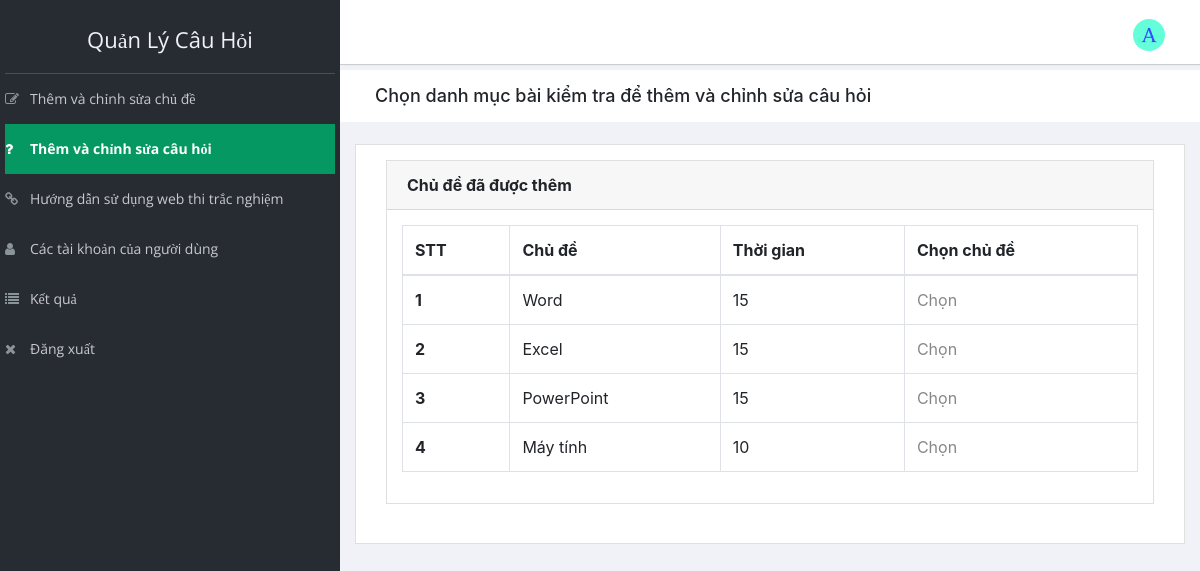
/admin/add_edit_exam_quest.php (signed in), run on the app's committed database.
### tables this page shows
CREATE TABLE `exam_category` (
  `id` int(5) NOT NULL,
  `category` varchar(100) NOT NULL,
  `exam_time_in_minutes` varchar(5) NOT NULL,
  `logo` varchar(200) NOT NULL
);

### admin/add_edit_exam_quest.php (the view, shortened to what this page needs)
<?php
include "header_add_edit_exam_quest.php";
include "../connection.php";
    ?>
<div class="breadcrumbs">
    <div class="col-sm-12">
        <div class="page-header float-left">
            <div class="page-title">
                <h1>Chọn danh mục bài kiểm tra để thêm và chỉnh sửa câu hỏi</h1>
            </div>
        </div>
    </div>
</div>
<div class="content mt-3">
    <div class="animated fadeIn">
        <div class="row">
            <div class="col-lg-12">
                <div class="card">
                    <div class="card-body">
                        <div class="col-lg-12">
                            <div class="card">
                                <div class="card-header">
                                    <strong class="card-title">Chủ đề đã được thêm
                                    </strong>
                                </div>
                                <div class="card-body">
                                    <table class="table table-bordered">
                                        <thead>
                                            <tr>
                                                <th scope="col">STT</th>
                                                <th scope="col">Chủ đề</th>
                                                <th scope="col">Thời gian</th>
                                                <th scope="col">Chọn chủ đề</th>
                                            </tr>
                                        </thead>
                                        <tbody>
                                            <?php
                                                $count=0;
                                            $res=mysqli_query($link,"select * from exam_category");
                                            while($row=mysqli_fetch_array($res))
                                            {
                                                $count=$count+1;
                                                ?>
                                            <tr>
                                                <th scope="row"><?php echo $count; ?></th>
                                                <td><?php echo $row["category"]; ?></td>
                                                <td><?php echo $row["exam_time_in_minutes"]; ?></td>
                                                <td><a href="add_edit_quest.php?id=<?php echo $row["id"]; ?>"> Chọn
                                                    </a>
                                                </td>
                                            </tr>
                                            <?php
                                            }
                                            ?>
                                        </tbody>
                                    </table>
                                </div>
                            </div>
                        </div>
                    </div>
                </div>
            </div>
        </div>
    </div>
</div>

### data on the page
exam_category: category "Word", exam_time_in_minutes "15"
exam_category: category "Excel", exam_time_in_minutes "15"
exam_category: category "PowerPoint", exam_time_in_minutes "15"
exam_category: category "Máy tính", exam_time_in_minutes "10"
